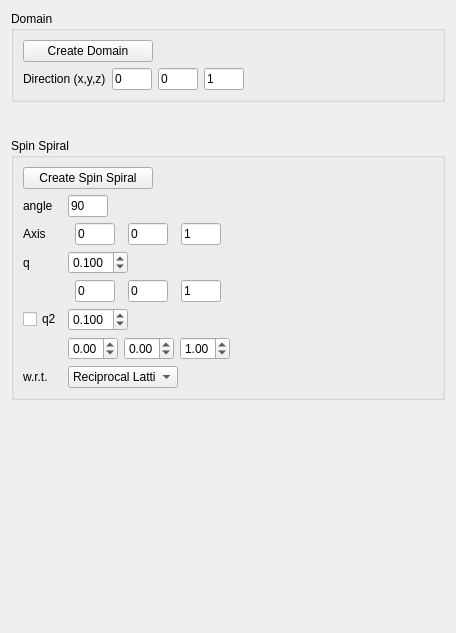
         <widget class="QWidget" name="page_2">
          <property name="geometry">
           <rect>
            <x>0</x>
            <y>0</y>
            <width>456</width>
            <height>633</height>
           </rect>
          </property>
          <property name="minimumSize">
           <size>
            <width>0</width>
            <height>400</height>
           </size>
          </property>
          <attribute name="label">
           <string>Nonlocal States</string>
          </attribute>
          <layout class="QGridLayout" name="gridLayout_6">
           <item row="3" column="0">
            <widget class="QGroupBox" name="groupBox_6">
             <property name="minimumSize">
              <size>
               <width>0</width>
               <height>0</height>
              </size>
             </property>
             <property name="title">
              <string>Spin Spiral</string>
             </property>
             <layout class="QGridLayout" name="gridLayout_21">
              <item row="0" column="2">
               <spacer name="horizontalSpacer_20">
                <property name="orientation">
                 <enum>Qt::Horizontal</enum>
                </property>
                <property name="sizeHint" stdset="0">
                 <size>
                  <width>40</width>
                  <height>20</height>
                 </size>
                </property>
               </spacer>
              </item>
              <item row="0" column="0">
               <widget class="QPushButton" name="pushButton_SS">
                <property name="minimumSize">
                 <size>
                  <width>130</width>
                  <height>20</height>
                 </size>
                </property>
                <property name="maximumSize">
                 <size>
                  <width>100</width>
                  <height>16777215</height>
                 </size>
                </property>
                <property name="baseSize">
                 <size>
                  <width>0</width>
                  <height>0</height>
                 </size>
                </property>
                <property name="text">
                 <string>Create Spin Spiral</string>
                </property>
               </widget>
              </item>
              <item row="2" column="0">
               <layout class="QGridLayout" name="gridLayout_13">
                <item row="2" column="1">
                 <widget class="QDoubleSpinBox" name="doubleSpinBox_spiral_q">
                  <property name="maximumSize">
                   <size>
                    <width>60</width>
                    <height>16777215</height>
                   </size>
                  </property>
                  <property name="decimals">
                   <number>3</number>
                  </property>
                  <property name="minimum">
                   <double>-1000.000000000000000</double>
                  </property>
                  <property name="maximum">
                   <double>1000.000000000000000</double>
                  </property>
                  <property name="singleStep">
                   <double>0.050000000000000</double>
                  </property>
                  <property name="value">
                   <double>0.100000000000000</double>
                  </property>
                 </widget>
                </item>
                <item row="6" column="1">
                 <widget class="QComboBox" name="comboBox_SS">
                  <property name="minimumSize">
                   <size>
                    <width>0</width>
                    <height>20</height>
                   </size>
                  </property>
                  <property name="maximumSize">
                   <size>
                    <width>110</width>
                    <height>16777215</height>
                   </size>
                  </property>
                  <item>
                   <property name="text">
                    <string>Reciprocal Lattice</string>
                   </property>
                  </item>
                  <item>
                   <property name="text">
                    <string>Real Lattice</string>
                   </property>
                  </item>
                  <item>
                   <property name="text">
                    <string>Real Space</string>
                   </property>
                  </item>
                 </widget>
                </item>
                <item row="0" column="0">
                 <widget class="QLabel" name="label_16">
                  <property name="maximumSize">
                   <size>
                    <width>35</width>
                    <height>16777215</height>
                   </size>
                  </property>
                  <property name="text">
                   <string>angle</string>
                  </property>
                 </widget>
                </item>
                <item row="6" column="0">
                 <widget class="QLabel" name="label_18">
                  <property name="maximumSize">
                   <size>
                    <width>35</width>
                    <height>16777215</height>
                   </size>
                  </property>
                  <property name="text">
                   <string>w.r.t.</string>
                  </property>
                 </widget>
                </item>
                <item row="4" column="0">
                 <widget class="QCheckBox" name="checkBox_SS_q2">
                  <property name="text">
                   <string>q2</string>
                  </property>
                 </widget>
                </item>
                <item row="1" column="0">
                 <widget class="QLabel" name="label_20">
                  <property name="text">
                   <string>Axis</string>
                  </property>
                 </widget>
                </item>
                <item row="1" column="1">
                 <layout class="QGridLayout" name="gridLayout_28">
                  <item row="0" column="2">
                   <widget class="QLineEdit" name="lineEdit_SS_axis_x">
                    <property name="minimumSize">
                     <size>
                      <width>0</width>
                      <height>22</height>
                     </size>
                    </property>
                    <property name="maximumSize">
                     <size>
                      <width>40</width>
                      <height>16777215</height>
                     </size>
                    </property>
                    <property name="text">
                     <string>0</string>
                    </property>
                   </widget>
                  </item>
                  <item row="0" column="5">
                   <widget class="QLineEdit" name="lineEdit_SS_axis_z">
                    <property name="minimumSize">
                     <size>
                      <width>0</width>
                      <height>22</height>
                     </size>
                    </property>
                    <property name="maximumSize">
                     <size>
                      <width>40</width>
                      <height>16777215</height>
                     </size>
                    </property>
                    <property name="text">
                     <string>1</string>
                    </property>
                   </widget>
                  </item>
                  <item row="0" column="4">
                   <widget class="QLineEdit" name="lineEdit_SS_axis_y">
                    <property name="minimumSize">
                     <size>
                      <width>0</width>
                      <height>22</height>
                     </size>
                    </property>
                    <property name="maximumSize">
                     <size>
                      <width>40</width>
                      <height>16777215</height>
                     </size>
                    </property>
                    <property name="text">
                     <string>0</string>
                    </property>
                   </widget>
                  </item>
                 </layout>
                </item>
                <item row="4" column="1">
                 <widget class="QDoubleSpinBox" name="doubleSpinBox_spiral_q2">
                  <property name="maximumSize">
                   <size>
                    <width>60</width>
                    <height>16777215</height>
                   </size>
                  </property>
                  <property name="decimals">
                   <number>3</number>
                  </property>
                  <property name="minimum">
                   <double>-1000.000000000000000</double>
                  </property>
                  <property name="maximum">
                   <double>1000.000000000000000</double>
                  </property>
                  <property name="singleStep">
                   <double>0.050000000000000</double>
                  </property>
                  <property name="value">
                   <double>0.100000000000000</double>
                  </property>
                 </widget>
                </item>
                <item row="3" column="1">
                 <layout class="QGridLayout" name="gridLayout_26">
                  <item row="1" column="1">
                   <widget class="QLineEdit" name="lineEdit_SS_dir_x">
                    <property name="minimumSize">
                     <size>
                      <width>0</width>
                      <height>20</height>
                     </size>
                    </property>
                    <property name="maximumSize">
                     <size>
                      <width>40</width>
                      <height>16777215</height>
                     </size>
                    </property>
                    <property name="text">
                     <string>0</string>
                    </property>
                   </widget>
                  </item>
                  <item row="1" column="3">
                   <widget class="QLineEdit" name="lineEdit_SS_dir_z">
                    <property name="minimumSize">
                     <size>
                      <width>0</width>
                      <height>22</height>
                     </size>
                    </property>
                    <property name="maximumSize">
                     <size>
                      <width>40</width>
                      <height>16777215</height>
                     </size>
                    </property>
                    <property name="text">
                     <string>1</string>
                    </property>
                   </widget>
                  </item>
                  <item row="1" column="2">
                   <widget class="QLineEdit" name="lineEdit_SS_dir_y">
                    <property name="minimumSize">
                     <size>
                      <width>0</width>
                      <height>20</height>
                     </size>
                    </property>
                    <property name="maximumSize">
                     <size>
                      <width>40</width>
                      <height>16777215</height>
                     </size>
                    </property>
                    <property name="text">
                     <string>0</string>
                    </property>
                   </widget>
                  </item>
                 </layout>
                </item>
                <item row="2" column="0">
                 <widget class="QLabel" name="label_4">
                  <property name="text">
                   <string>q</string>
                  </property>
                 </widget>
                </item>
                <item row="0" column="1">
                 <widget class="QLineEdit" name="lineEdit_SS_angle">
                  <property name="minimumSize">
                   <size>
                    <width>0</width>
                    <height>22</height>
                   </size>
                  </property>
                  <property name="maximumSize">
                   <size>
                    <width>40</width>
                    <height>16777215</height>
                   </size>
                  </property>
                  <property name="text">
                   <string>90</string>
                  </property>
                 </widget>
                </item>
                <item row="5" column="1">
                 <layout class="QGridLayout" name="gridLayout_12">
                  <item row="0" column="3">
                   <widget class="QDoubleSpinBox" name="doubleSpinBox_SS_q2_dir_z">
                    <property name="maximumSize">
                     <size>
                      <width>50</width>
                      <height>16777215</height>
                     </size>
                    </property>
                    <property name="minimum">
                     <double>-100.000000000000000</double>
                    </property>
                    <property name="maximum">
                     <double>100.000000000000000</double>
                    </property>
                    <property name="value">
                     <double>1.000000000000000</double>
                    </property>
                   </widget>
                  </item>
                  <item row="0" column="2">
                   <widget class="QDoubleSpinBox" name="doubleSpinBox_SS_q2_dir_y">
                    <property name="maximumSize">
                     <size>
                      <width>50</width>
                      <height>16777215</height>
                     </size>
                    </property>
                    <property name="minimum">
                     <double>-100.000000000000000</double>
                    </property>
                    <property name="maximum">
                     <double>100.000000000000000</double>
                    </property>
                   </widget>
                  </item>
                  <item row="0" column="1">
                   <widget class="QDoubleSpinBox" name="doubleSpinBox_SS_q2_dir_x">
                    <property name="maximumSize">
                     <size>
                      <width>50</width>
                      <height>16777215</height>
                     </size>
                    </property>
                    <property name="minimum">
                     <double>-100.000000000000000</double>
                    </property>
                    <property name="maximum">
                     <double>100.000000000000000</double>
                    </property>
                   </widget>
                  </item>
                 </layout>
                </item>
               </layout>
              </item>
             </layout>
            </widget>
           </item>
           <item row="2" column="0">
            <spacer name="verticalSpacer_4">
             <property name="orientation">
              <enum>Qt::Vertical</enum>
             </property>
             <property name="sizeType">
              <enum>QSizePolicy::Fixed</enum>
             </property>
             <property name="sizeHint" stdset="0">
              <size>
               <width>20</width>
               <height>30</height>
              </size>
             </property>
            </spacer>
           </item>
           <item row="5" column="0">
            <spacer name="verticalSpacer_17">
             <property name="orientation">
              <enum>Qt::Vertical</enum>
             </property>
             <property name="sizeType">
              <enum>QSizePolicy::Expanding</enum>
             </property>
             <property name="sizeHint" stdset="0">
              <size>
               <width>20</width>
               <height>30</height>
              </size>
             </property>
            </spacer>
           </item>
           <item row="0" column="0">
            <widget class="QGroupBox" name="groupBox_Domain">
             <property name="minimumSize">
              <size>
               <width>0</width>
               <height>0</height>
              </size>
             </property>
             <property name="title">
              <string>Domain</string>
             </property>
             <layout class="QGridLayout" name="gridLayout_5">
              <item row="3" column="0">
               <layout class="QGridLayout" name="gridLayout_11">
                <item row="0" column="0">
                 <widget class="QLabel" name="label_11">
                  <property name="maximumSize">
                   <size>
                    <width>100</width>
                    <height>16777215</height>
                   </size>
                  </property>
                  <property name="text">
                   <string>Direction (x,y,z)</string>
                  </property>
                 </widget>
                </item>
                <item row="0" column="1">
                 <layout class="QGridLayout" name="gridLayout_10">
                  <item row="0" column="2">
                   <widget class="QLineEdit" name="lineEdit_domain_dir_z">
                    <property name="minimumSize">
                     <size>
                      <width>0</width>
                      <height>22</height>
                     </size>
                    </property>
                    <property name="maximumSize">
                     <size>
                      <width>40</width>
                      <height>16777215</height>
                     </size>
                    </property>
                    <property name="toolTip">
                     <string>&lt;html&gt;&lt;head/&gt;&lt;body&gt;&lt;p&gt;v_z&lt;/p&gt;&lt;/body&gt;&lt;/html&gt;</string>
                    </property>
                    <property name="text">
                     <string>1</string>
                    </property>
                   </widget>
                  </item>
                  <item row="0" column="1">
                   <widget class="QLineEdit" name="lineEdit_domain_dir_y">
                    <property name="minimumSize">
                     <size>
                      <width>0</width>
                      <height>22</height>
                     </size>
                    </property>
                    <property name="maximumSize">
                     <size>
                      <width>40</width>
                      <height>16777215</height>
                     </size>
                    </property>
                    <property name="toolTip">
                     <string>&lt;html&gt;&lt;head/&gt;&lt;body&gt;&lt;p&gt;v_y&lt;/p&gt;&lt;/body&gt;&lt;/html&gt;</string>
                    </property>
                    <property name="text">
                     <string>0</string>
                    </property>
                   </widget>
                  </item>
                  <item row="0" column="0">
                   <widget class="QLineEdit" name="lineEdit_domain_dir_x">
                    <property name="minimumSize">
                     <size>
                      <width>0</width>
                      <height>22</height>
                     </size>
                    </property>
                    <property name="maximumSize">
                     <size>
                      <width>40</width>
                      <height>16777215</height>
                     </size>
                    </property>
                    <property name="toolTip">
                     <string>&lt;html&gt;&lt;head/&gt;&lt;body&gt;&lt;p&gt;v_x&lt;/p&gt;&lt;/body&gt;&lt;/html&gt;</string>
                    </property>
                    <property name="text">
                     <string>0</string>
                    </property>
                   </widget>
                  </item>
                 </layout>
                </item>
               </layout>
              </item>
              <item row="1" column="0">
               <widget class="QPushButton" name="pushButton_domain">
                <property name="sizePolicy">
                 <sizepolicy hsizetype="Maximum" vsizetype="Fixed">
                  <horstretch>0</horstretch>
                  <verstretch>0</verstretch>
                 </sizepolicy>
                </property>
                <property name="minimumSize">
                 <size>
                  <width>130</width>
                  <height>20</height>
                 </size>
                </property>
                <property name="maximumSize">
                 <size>
                  <width>120</width>
                  <height>16777215</height>
                 </size>
                </property>
                <property name="text">
                 <string>Create Domain</string>
                </property>
               </widget>
              </item>
              <item row="1" column="3">
               <spacer name="horizontalSpacer_5">
                <property name="orientation">
                 <enum>Qt::Horizontal</enum>
                </property>
                <property name="sizeHint" stdset="0">
                 <size>
                  <width>60</width>
                  <height>20</height>
                 </size>
                </property>
               </spacer>
              </item>
             </layout>
            </widget>
           </item>
          </layout>
         </widget>
